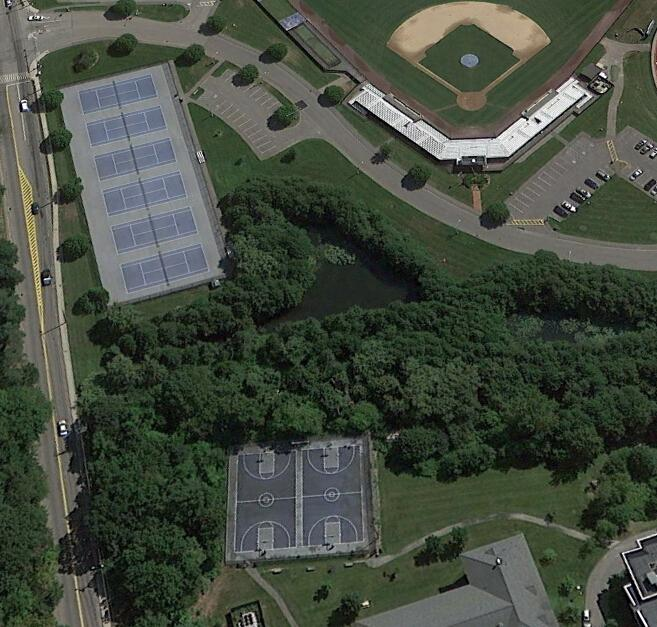
#> input picture images/146.jpg, 657 x 627 px
$ python EdgeDetection.py
#> lines starting #> are read from the running program, lines starting #| are printed output that depends on the picture
import cv2 as cv  # self-reminder to first open VScode from anaconda prompt
import numpy as np

# method that takes in path to image and returns image as a matrix of pixels
img = cv.imread('images/146.jpg')
#> img is the input picture: shape (627, 657, 3); mean B, G, R 63.6, 75.7, 68.2

# Convert image to grayscale
gray = cv.cvtColor(img, cv.COLOR_BGR2GRAY)
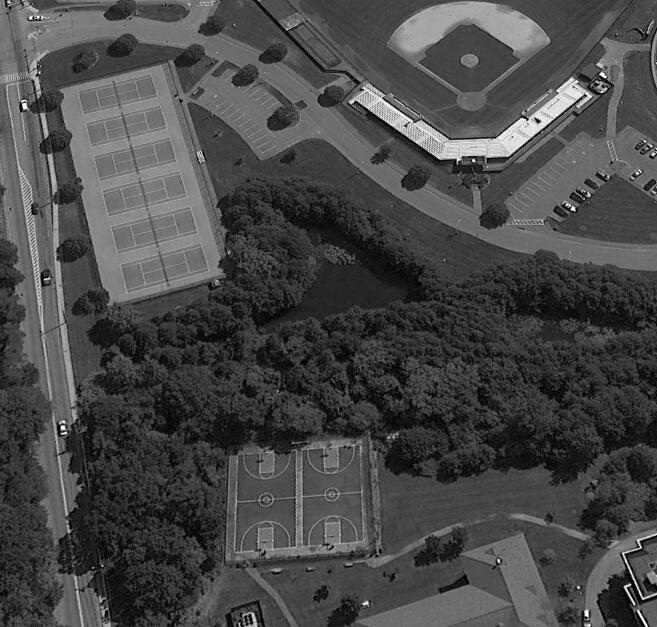
#> gray: shape (627, 657); min 0, max 255, mean 72.1

# Blur. Note: increase blur by increasing kernel size (which must be odd num)
blur = cv.GaussianBlur(img, (3, 3), cv.BORDER_DEFAULT)

# CANNY EDGE DETECTION

# Edge cascade - find edges present in image using Canny edge detector
# can reduce number of edges when passing in blurred image
canny = cv.Canny(gray, 100, 175)
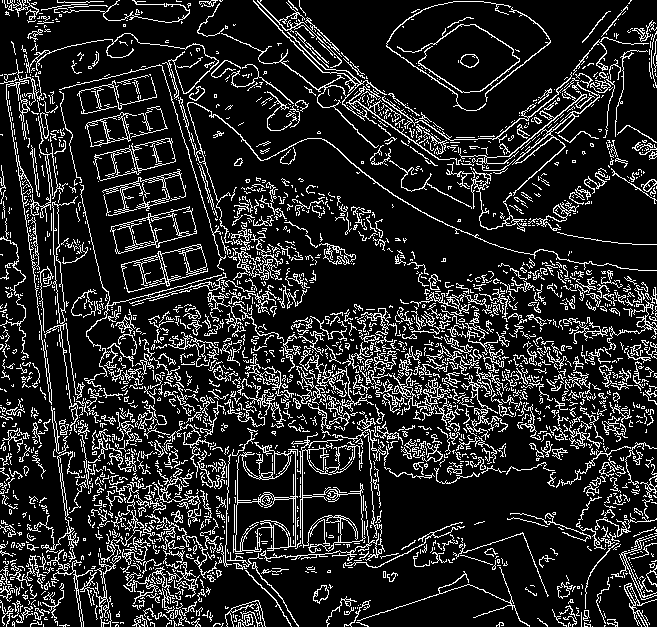
#> canny: shape (627, 657); 15.4% white in thin lines or dots
cv.imshow('Canny Edges', canny)

# LAPLACIAN METHOD - appears like a pencil shading of the image
lap = cv.Laplacian(gray, cv.CV_64F)
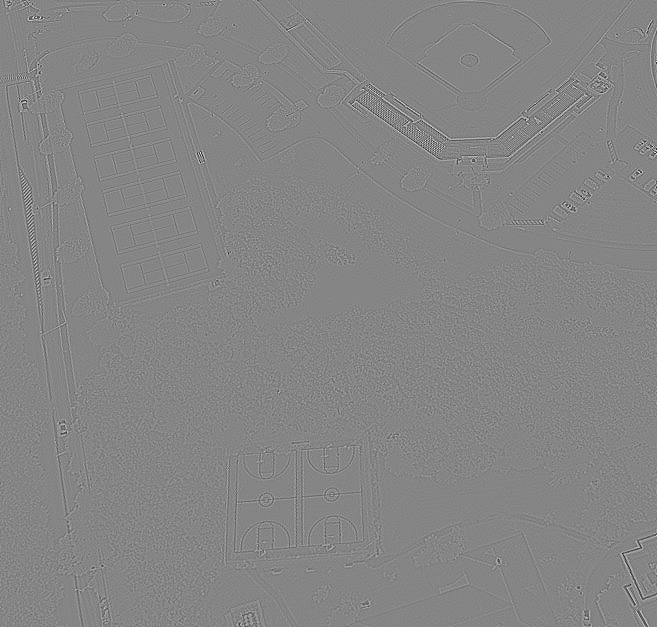
#> lap: shape (627, 657) float64; min -535, max 487, mean 0; drawn with min black and max white
lap = np.uint8(np.absolute(lap))
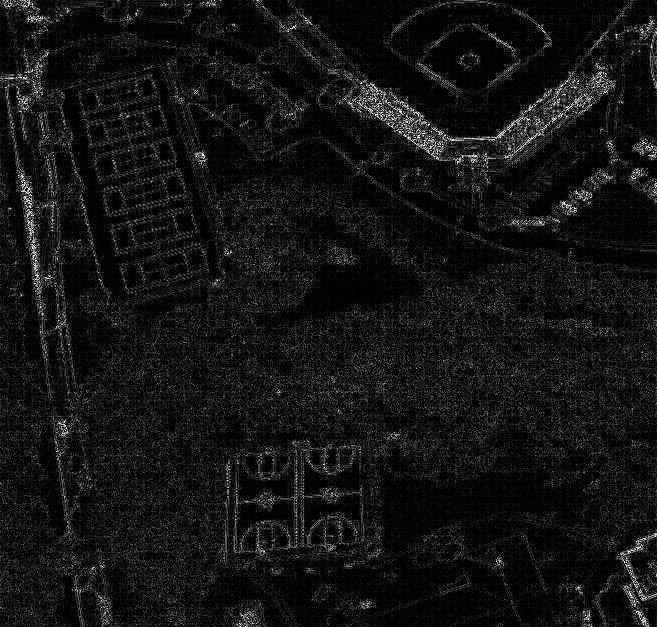
#> lap: shape (627, 657); min 0, max 255, mean 20.2
#cv.imshow('Laplacian', lap)

#

# wait indefinitely until a key is pressed
cv.waitKey(0)

$ run again, with images/140.jpg copied over images/146.jpg
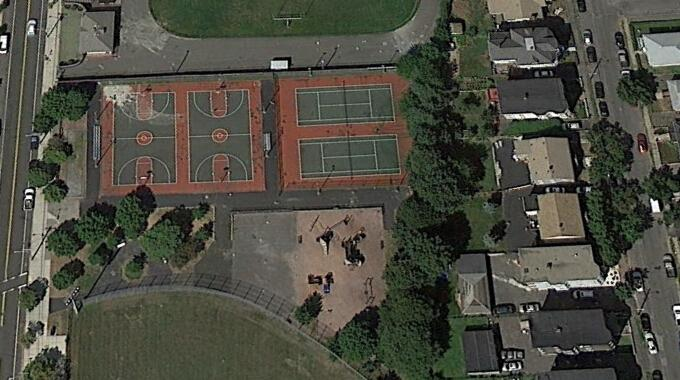
#> input picture images/140.jpg, 680 x 380 px
#> img is the input picture: shape (380, 680, 3); mean B, G, R 65.8, 76.3, 76.6
#> `canny = cv.Canny(gray, 100, 175)`:
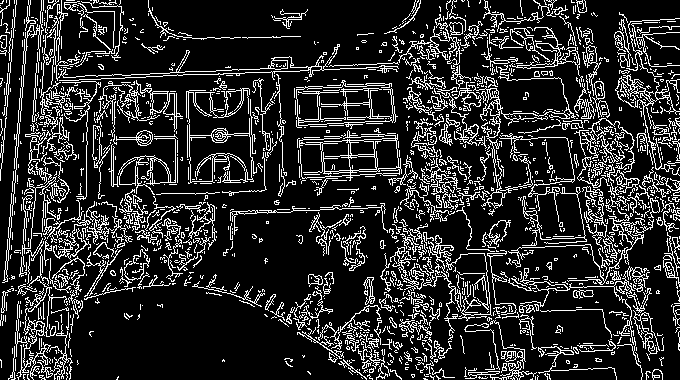
#> canny: shape (380, 680); 16.8% white in thin lines or dots
#> `lap = np.uint8(np.absolute(lap))`:
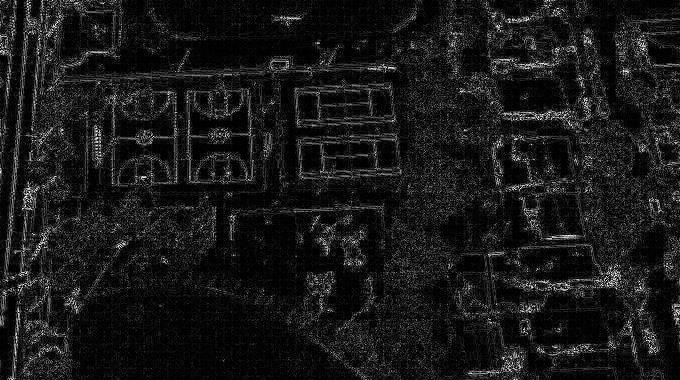
#> lap: shape (380, 680); min 0, max 255, mean 24.8

$ run again, with images/147.jpg copied over images/146.jpg
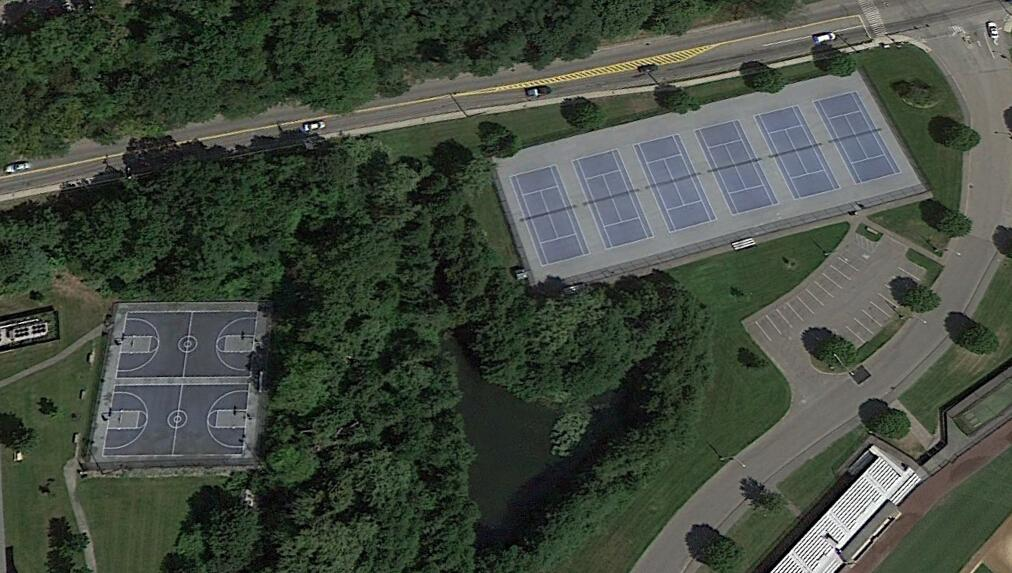
#> input picture images/147.jpg, 1012 x 573 px
#> img is the input picture: shape (573, 1012, 3); mean B, G, R 63, 74.2, 66.2
#> `canny = cv.Canny(gray, 100, 175)`:
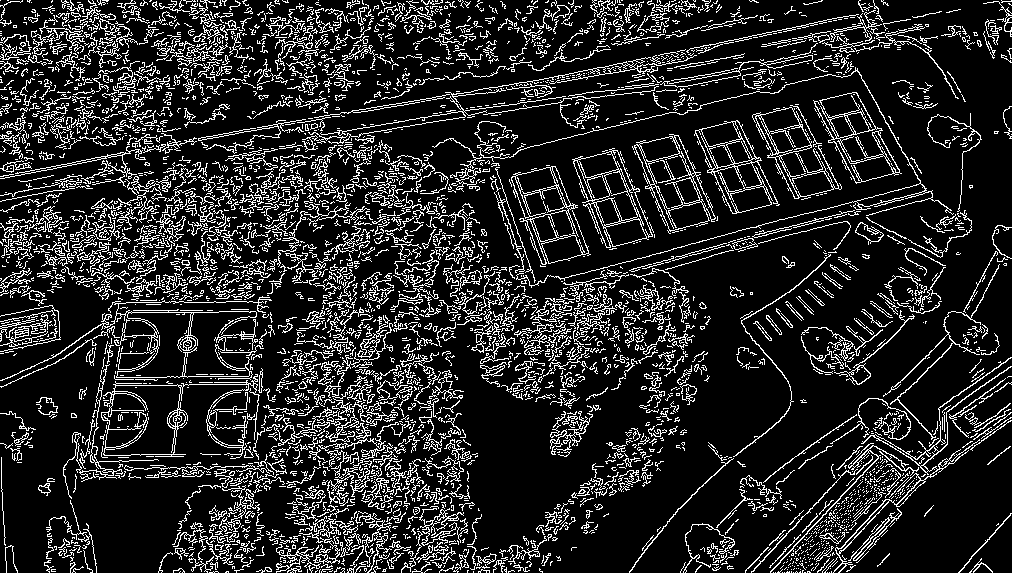
#> canny: shape (573, 1012); 15.6% white in thin lines or dots
#> `lap = np.uint8(np.absolute(lap))`:
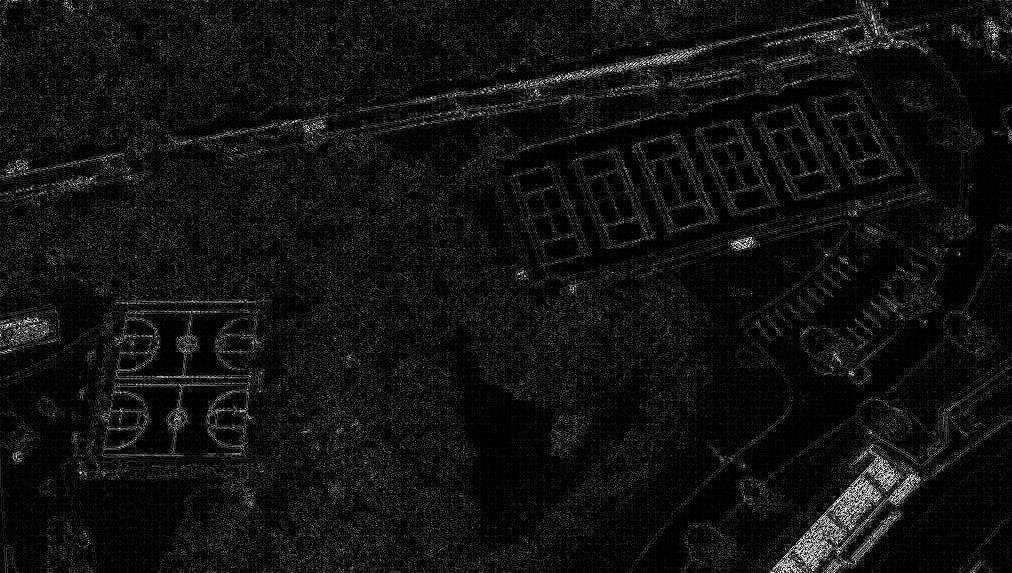
#> lap: shape (573, 1012); min 0, max 255, mean 18.3

$ run again, with images/149.jpg copied over images/146.jpg
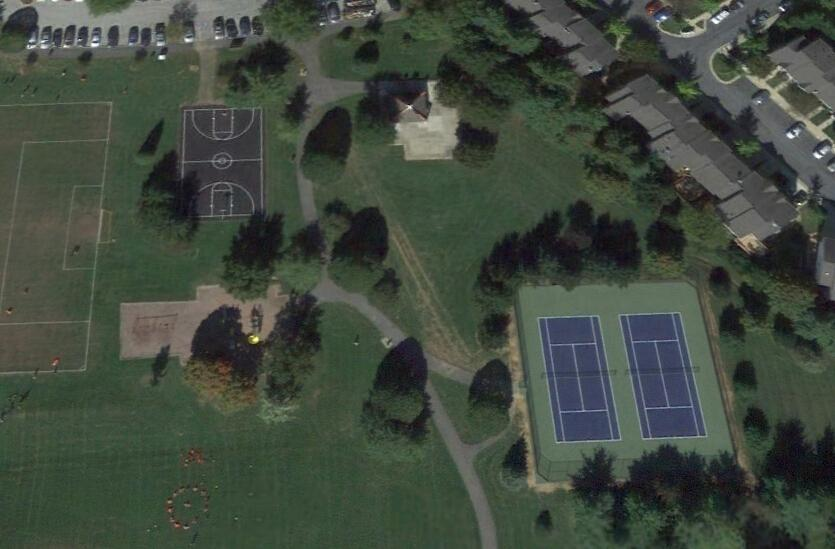
#> input picture images/149.jpg, 835 x 549 px
#> img is the input picture: shape (549, 835, 3); mean B, G, R 62.7, 73.7, 64.8
#> `canny = cv.Canny(gray, 100, 175)`:
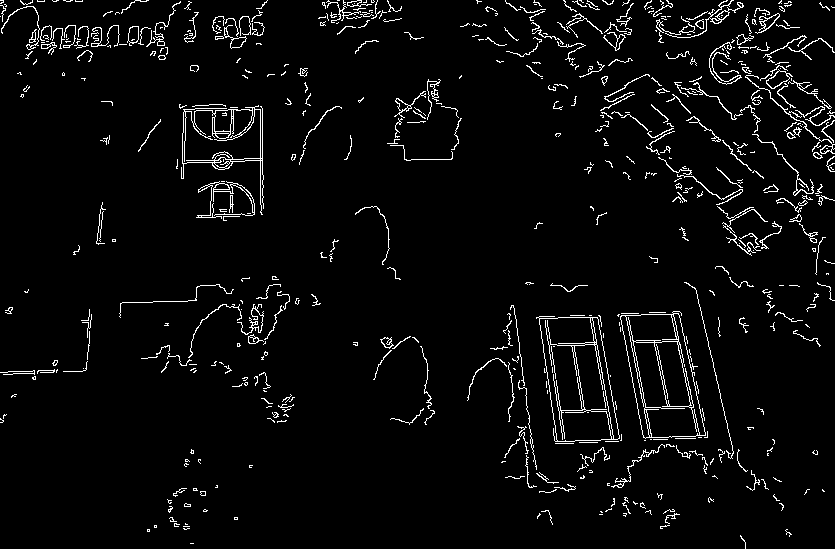
#> canny: shape (549, 835); 4% white in thin lines or dots
#> `lap = np.uint8(np.absolute(lap))`:
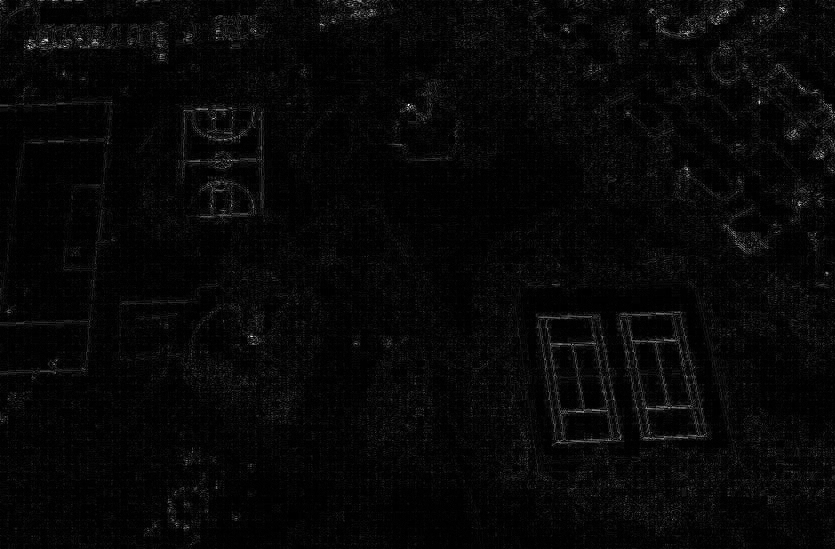
#> lap: shape (549, 835); min 0, max 253, mean 7.3
